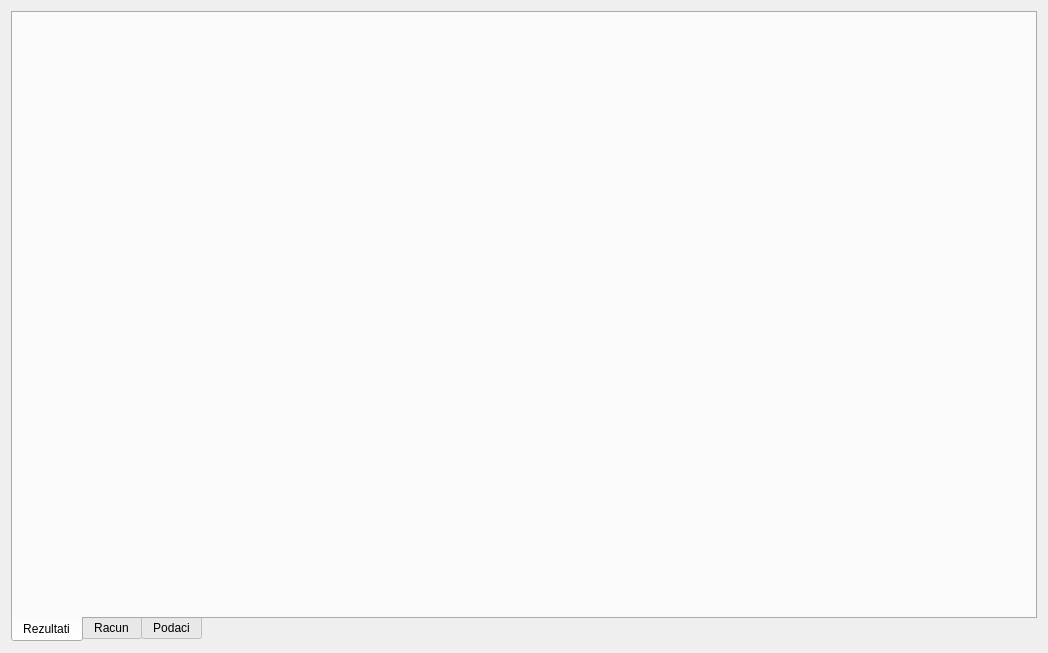
<?xml version="1.0" encoding="UTF-8"?>
<ui version="4.0">
 <class>Form</class>
 <widget class="QWidget" name="Form">
  <property name="geometry">
   <rect>
    <x>0</x>
    <y>0</y>
    <width>1048</width>
    <height>653</height>
   </rect>
  </property>
  <property name="windowTitle">
   <string>Form</string>
  </property>
  <layout class="QVBoxLayout" name="verticalLayout">
   <item>
    <widget class="QTabWidget" name="tabWidget">
     <property name="tabPosition">
      <enum>QTabWidget::South</enum>
     </property>
     <property name="currentIndex">
      <number>0</number>
     </property>
     <widget class="QWidget" name="rezultati">
      <attribute name="title">
       <string>Rezultati</string>
      </attribute>
      <layout class="QVBoxLayout" name="rezultatiLayout">
       <property name="margin">
        <number>0</number>
       </property>
      </layout>
     </widget>
     <widget class="QWidget" name="racun">
      <attribute name="title">
       <string>Racun</string>
      </attribute>
      <layout class="QVBoxLayout" name="racunLayout">
       <property name="margin">
        <number>0</number>
       </property>
      </layout>
     </widget>
     <widget class="QWidget" name="podaci">
      <attribute name="title">
       <string>Podaci</string>
      </attribute>
      <layout class="QVBoxLayout" name="podaciLayout">
       <property name="margin">
        <number>0</number>
       </property>
      </layout>
     </widget>
    </widget>
   </item>
  </layout>
 </widget>
 <resources/>
 <connections/>
</ui>
